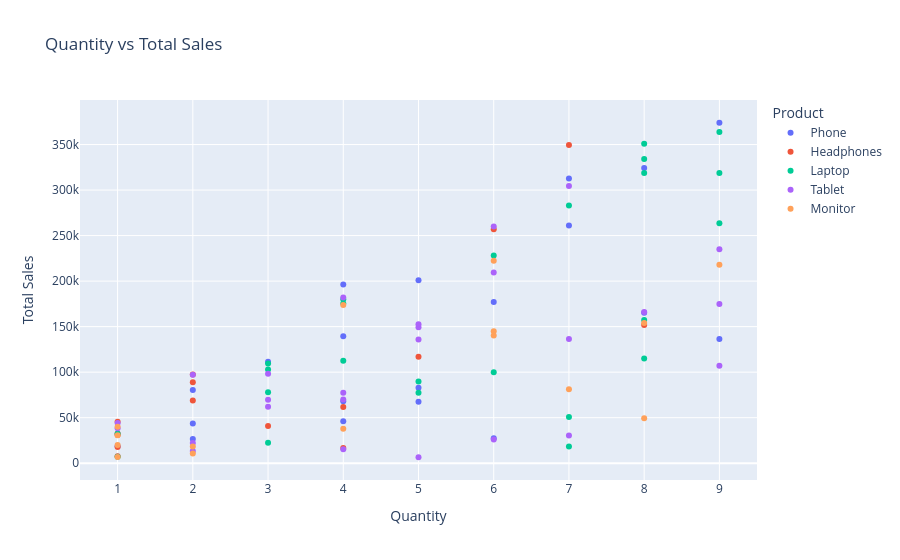

Here is the notebook cell this chart was saved with:
### Code cell
fig = px.scatter(
    df,
    x="Quantity",
    y="Total_Sales",
    color="Product",
    hover_data=[
        "Date",
        "Product",
        "Quantity",
        "Price",
        "Region"
    ],
    title="Quantity vs Total Sales"
)

fig.update_layout(
    xaxis_title="Quantity",
    yaxis_title="Total Sales"
)

fig.show()

### Figure 1 — Plotly figure (JSON) as saved in the notebook; plotly's stock layout.template omitted (floating-point values rounded to 4 significant figures)
{"data": [{"customdata": [["2024-01-01T00:00:00", "Phone", 37300, "East"], ["2024-01-03T00:00:00", "Phone", 21746, "West"], ["2024-01-12T00:00:00", "Phone", 13233, "West"], ["2024-01-13T00:00:00", "Phone", 20655, "East"], ["2024-01-16T00:00:00", "Phone", 41548, "South"], ["2024-01-17T00:00:00", "Phone", 13488, "South"], ["2024-02-01T00:00:00", "Phone", 16997, "South"], ["2024-02-06T00:00:00", "Phone", 40177, "North"], ["2024-02-09T00:00:00", "Phone", 11494, "South"], ["2024-02-11T00:00:00", "Phone", 18616, "West"], ["2024-02-14T00:00:00", "Phone", 40244, "East"], ["2024-02-16T00:00:00", "Phone", 29499, "North"], ["2024-02-20T00:00:00", "Phone", 15160, "West"], ["2024-02-25T00:00:00", "Phone", 37135, "North"], ["2024-03-05T00:00:00", "Phone", 44652, "South"], ["2024-03-11T00:00:00", "Phone", 34843, "West"], ["2024-03-16T00:00:00", "Phone", 16596, "South"], ["2024-03-20T00:00:00", "Phone", 49101, "South"], ["2024-03-24T00:00:00", "Phone", 40518, "South"], ["2024-03-28T00:00:00", "Phone", 4578, "West"]], "hovertemplate": "Product=%{customdata[1]}<br>Quantity=%{x}<br>Total_Sales=%{y}<br>Date=%{customdata[0]}<br>Price=%{customdata[2]}<br>Region=%{customdata[3]}<extra></extra>", "legendgroup": "Phone", "marker": {"color": "#636efa", "symbol": "circle"}, "mode": "markers", "name": "Phone", "orientation": "v", "showlegend": true, "type": "scatter", "x": [7, 2, 2, 8, 9, 5, 4, 5, 4, 1, 2, 6, 9, 3, 7, 4, 5, 4, 8, 6], "xaxis": "x", "y": [261100, 43492, 26466, 165240, 373932, 67440, 67988, 200885, 45976, 18616, 80488, 176994, 136440, 111405, 312564, 139372, 82980, 196404, 324144, 27468], "yaxis": "y"}, {"customdata": [["2024-01-02T00:00:00", "Headphones", 15406, "North"], ["2024-01-04T00:00:00", "Headphones", 30895, "East"], ["2024-01-14T00:00:00", "Headphones", 4195, "East"], ["2024-01-15T00:00:00", "Headphones", 34447, "West"], ["2024-01-24T00:00:00", "Headphones", 17838, "West"], ["2024-01-29T00:00:00", "Headphones", 45467, "North"], ["2024-02-21T00:00:00", "Headphones", 32524, "West"], ["2024-02-29T00:00:00", "Headphones", 13624, "South"], ["2024-03-07T00:00:00", "Headphones", 44487, "East"], ["2024-03-12T00:00:00", "Headphones", 18964, "East"], ["2024-03-13T00:00:00", "Headphones", 49930, "West"], ["2024-03-22T00:00:00", "Headphones", 48769, "South"], ["2024-04-02T00:00:00", "Headphones", 42813, "South"], ["2024-04-06T00:00:00", "Headphones", 7647, "West"], ["2024-04-09T00:00:00", "Headphones", 23376, "South"]], "hovertemplate": "Product=%{customdata[1]}<br>Quantity=%{x}<br>Total_Sales=%{y}<br>Date=%{customdata[0]}<br>Price=%{customdata[2]}<br>Region=%{customdata[3]}<extra></extra>", "legendgroup": "Headphones", "marker": {"color": "#EF553B", "symbol": "circle"}, "mode": "markers", "name": "Headphones", "orientation": "v", "showlegend": true, "type": "scatter", "x": [4, 1, 4, 2, 1, 1, 1, 3, 2, 8, 7, 2, 6, 1, 5], "xaxis": "x", "y": [61624, 30895, 16780, 68894, 17838, 45467, 32524, 40872, 88974, 151712, 349510, 97538, 256878, 7647, 116880], "yaxis": "y"}, {"customdata": [["2024-01-05T00:00:00", "Laptop", 39835, "North"], ["2024-01-06T00:00:00", "Laptop", 40420, "South"], ["2024-01-07T00:00:00", "Laptop", 40430, "South"], ["2024-01-08T00:00:00", "Laptop", 7262, "West"], ["2024-01-10T00:00:00", "Laptop", 45023, "West"], ["2024-01-20T00:00:00", "Laptop", 41749, "North"], ["2024-01-21T00:00:00", "Laptop", 36518, "East"], ["2024-01-23T00:00:00", "Laptop", 29275, "North"], ["2024-01-26T00:00:00", "Laptop", 25948, "North"], ["2024-02-18T00:00:00", "Laptop", 32297, "South"], ["2024-02-19T00:00:00", "Laptop", 43848, "West"], ["2024-02-28T00:00:00", "Laptop", 15475, "South"], ["2024-03-02T00:00:00", "Laptop", 19661, "South"], ["2024-03-04T00:00:00", "Laptop", 17924, "West"], ["2024-03-06T00:00:00", "Laptop", 14381, "North"], ["2024-03-08T00:00:00", "Laptop", 34303, "North"], ["2024-03-10T00:00:00", "Laptop", 35418, "South"], ["2024-03-17T00:00:00", "Laptop", 2603, "South"], ["2024-03-21T00:00:00", "Laptop", 28098, "East"], ["2024-03-23T00:00:00", "Laptop", 43861, "North"], ["2024-03-25T00:00:00", "Laptop", 7455, "South"], ["2024-03-29T00:00:00", "Laptop", 38037, "North"], ["2024-03-31T00:00:00", "Laptop", 7148, "North"], ["2024-04-03T00:00:00", "Laptop", 16667, "South"]], "hovertemplate": "Product=%{customdata[1]}<br>Quantity=%{x}<br>Total_Sales=%{y}<br>Date=%{customdata[0]}<br>Price=%{customdata[2]}<br>Region=%{customdata[3]}<extra></extra>", "legendgroup": "Laptop", "marker": {"color": "#00cc96", "symbol": "circle"}, "mode": "markers", "name": "Laptop", "orientation": "v", "showlegend": true, "type": "scatter", "x": [8, 7, 9, 7, 4, 8, 3, 9, 3, 1, 4, 5, 8, 5, 8, 3, 9, 7, 4, 8, 3, 6, 1, 6], "xaxis": "x", "y": [318680, 282940, 363870, 50834, 180092, 333992, 109554, 263475, 77844, 32297, 175392, 77375, 157288, 89620, 115048, 102909, 318762, 18221, 112392, 350888, 22365, 228222, 7148, 100002], "yaxis": "y"}, {"customdata": [["2024-01-09T00:00:00", "Tablet", 32791, "North"], ["2024-01-18T00:00:00", "Tablet", 19322, "North"], ["2024-01-19T00:00:00", "Tablet", 44045, "West"], ["2024-01-22T00:00:00", "Tablet", 6713, "West"], ["2024-01-27T00:00:00", "Tablet", 38298, "North"], ["2024-01-28T00:00:00", "Tablet", 43495, "North"], ["2024-01-30T00:00:00", "Tablet", 11902, "North"], ["2024-01-31T00:00:00", "Tablet", 34900, "East"], ["2024-02-02T00:00:00", "Tablet", 20696, "South"], ["2024-02-03T00:00:00", "Tablet", 48602, "East"], ["2024-02-04T00:00:00", "Tablet", 4339, "South"], ["2024-02-05T00:00:00", "Tablet", 45515, "East"], ["2024-02-12T00:00:00", "Tablet", 43350, "West"], ["2024-02-15T00:00:00", "Tablet", 11032, "West"], ["2024-02-23T00:00:00", "Tablet", 1308, "North"], ["2024-02-24T00:00:00", "Tablet", 4341, "South"], ["2024-03-01T00:00:00", "Tablet", 29840, "North"], ["2024-03-09T00:00:00", "Tablet", 23229, "North"], ["2024-03-14T00:00:00", "Tablet", 17512, "South"], ["2024-03-18T00:00:00", "Tablet", 26110, "East"], ["2024-03-19T00:00:00", "Tablet", 19425, "North"], ["2024-03-27T00:00:00", "Tablet", 3839, "West"], ["2024-04-01T00:00:00", "Tablet", 30531, "South"], ["2024-04-04T00:00:00", "Tablet", 19507, "West"], ["2024-04-05T00:00:00", "Tablet", 20770, "North"], ["2024-04-07T00:00:00", "Tablet", 27196, "East"]], "hovertemplate": "Product=%{customdata[1]}<br>Quantity=%{x}<br>Total_Sales=%{y}<br>Date=%{customdata[0]}<br>Price=%{customdata[2]}<br>Region=%{customdata[3]}<extra></extra>", "legendgroup": "Tablet", "marker": {"color": "#ab63fa", "symbol": "circle"}, "mode": "markers", "name": "Tablet", "orientation": "v", "showlegend": true, "type": "scatter", "x": [3, 4, 1, 2, 1, 7, 9, 6, 3, 2, 6, 4, 6, 2, 5, 7, 5, 3, 4, 9, 9, 4, 5, 7, 8, 5], "xaxis": "x", "y": [98373, 77288, 44045, 13426, 38298, 304465, 107118, 209400, 62088, 97204, 26034, 182060, 260100, 22064, 6540, 30387, 149200, 69687, 70048, 234990, 174825, 15356, 152655, 136549, 166160, 135980], "yaxis": "y"}, {"customdata": [["2024-01-11T00:00:00", "Monitor", 6160, "West"], ["2024-01-25T00:00:00", "Monitor", 9191, "West"], ["2024-02-07T00:00:00", "Monitor", 19256, "East"], ["2024-02-08T00:00:00", "Monitor", 39924, "South"], ["2024-02-10T00:00:00", "Monitor", 20083, "West"], ["2024-02-13T00:00:00", "Monitor", 43428, "West"], ["2024-02-17T00:00:00", "Monitor", 6720, "West"], ["2024-02-22T00:00:00", "Monitor", 24160, "North"], ["2024-02-26T00:00:00", "Monitor", 37055, "East"], ["2024-02-27T00:00:00", "Monitor", 5272, "East"], ["2024-03-03T00:00:00", "Monitor", 24224, "East"], ["2024-03-15T00:00:00", "Monitor", 23381, "North"], ["2024-03-26T00:00:00", "Monitor", 11591, "North"], ["2024-03-30T00:00:00", "Monitor", 9483, "East"], ["2024-04-08T00:00:00", "Monitor", 30717, "North"]], "hovertemplate": "Product=%{customdata[1]}<br>Quantity=%{x}<br>Total_Sales=%{y}<br>Date=%{customdata[0]}<br>Price=%{customdata[2]}<br>Region=%{customdata[3]}<extra></extra>", "legendgroup": "Monitor", "marker": {"color": "#FFA15A", "symbol": "circle"}, "mode": "markers", "name": "Monitor", "orientation": "v", "showlegend": true, "type": "scatter", "x": [8, 2, 8, 1, 1, 4, 1, 6, 6, 2, 9, 6, 7, 4, 1], "xaxis": "x", "y": [49280, 18382, 154048, 39924, 20083, 173712, 6720, 144960, 222330, 10544, 218016, 140286, 81137, 37932, 30717], "yaxis": "y"}], "layout": {"legend": {"title": {"text": "Product"}, "tracegroupgap": 0}, "title": {"text": "Quantity vs Total Sales"}, "xaxis": {"anchor": "y", "domain": [0, 1], "title": {"text": "Quantity"}}, "yaxis": {"anchor": "x", "domain": [0, 1], "title": {"text": "Total Sales"}}}}
